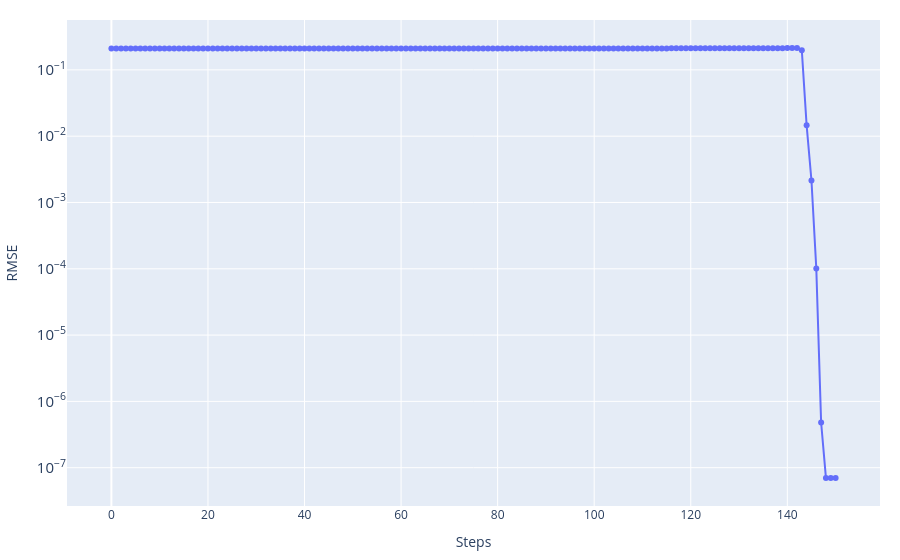
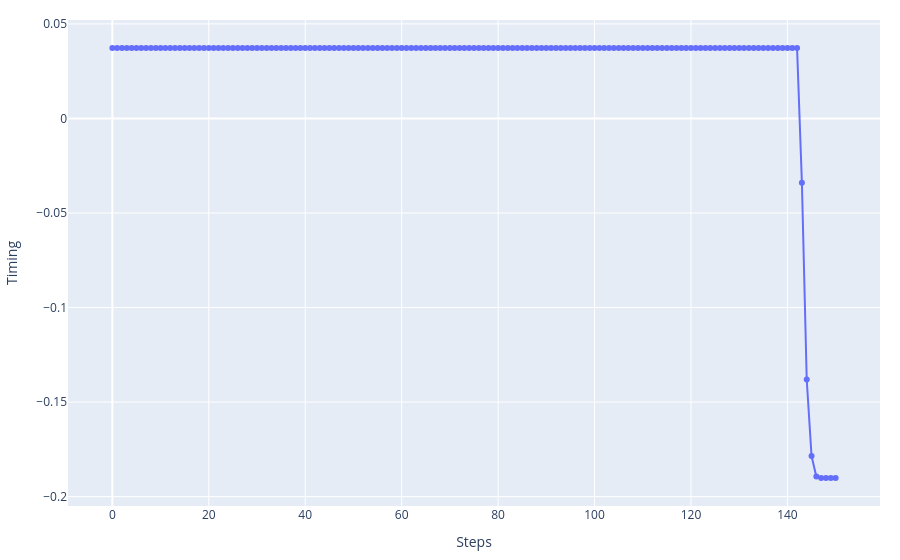
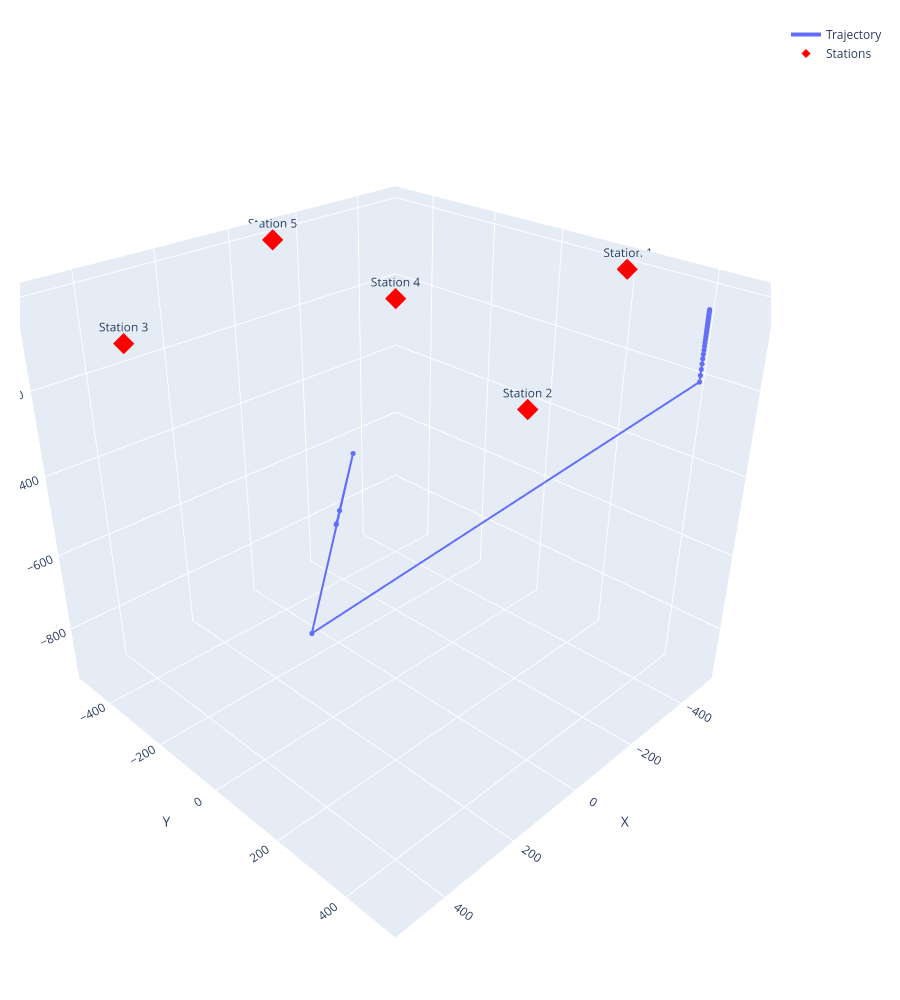

The cell these charts' notebook holds for them, in order:
### Code cell
event_best_LM, history_LM, cost_story_LM, misfit_fin_LM = Levenberg_Marquardt.Levenberg_Marquardt(
    stations=stations_norm,
    event_test=np.copy(event_ini),
    n_iteration=1_000,
    vp=vp)

print('Best fitt with:')
print(f'\t- RMSE = {misfit_fin_LM}')
print(f'\t- Event = {event_best_LM}')

_ = graphics.history_2d(cost_story_LM, 'RMSE', log_y=True)
_ = graphics.history_2d(history_LM[:, 3], 'Timing')
_ = graphics.history_3d(history_LM[:, :3], stations_norm)

### Figure 1 — Plotly figure (JSON) as saved in the notebook; plotly's stock layout.template omitted (floating-point values rounded to 4 significant figures; data arrays with more than 128 entries replaced by an {"elided": "..."} marker saying what was removed)
{"data": [{"mode": "lines+markers", "name": "RMSE", "type": "scatter", "x": {"elided": "151 int values"}, "y": {"elided": "151 float values"}}], "layout": {"hovermode": "x unified", "margin": {"b": 20, "l": 20, "r": 20, "t": 20}, "title": {}, "xaxis": {"showgrid": true, "title": {"text": "Steps"}}, "yaxis": {"exponentformat": "power", "showgrid": true, "title": {"text": "RMSE"}, "type": "log"}}}

### Figure 2 — Plotly figure (JSON) as saved in the notebook; plotly's stock layout.template omitted (floating-point values rounded to 4 significant figures; data arrays with more than 128 entries replaced by an {"elided": "..."} marker saying what was removed)
{"data": [{"mode": "lines+markers", "name": "Timing", "type": "scatter", "x": {"elided": "151 int values"}, "y": {"elided": "151 float values"}}], "layout": {"hovermode": "x unified", "margin": {"b": 20, "l": 20, "r": 20, "t": 20}, "title": {}, "xaxis": {"showgrid": true, "title": {"text": "Steps"}}, "yaxis": {"exponentformat": "power", "showgrid": true, "title": {"text": "Timing"}, "type": "linear"}}}

### Figure 3 — Plotly figure (JSON) as saved in the notebook; plotly's stock layout.template omitted (floating-point values rounded to 4 significant figures; data arrays with more than 128 entries replaced by an {"elided": "..."} marker saying what was removed)
{"data": [{"customdata": {"elided": "151 str values"}, "hovertemplate": "<b>Step %{customdata}</b><br>X: %{x:.2f}<br>Y: %{y:.2f}<br>Z: %{z:.2f}<extra></extra>", "line": {"width": 4}, "marker": {"size": 3}, "mode": "lines+markers", "name": "Trajectory", "type": "scatter3d", "x": {"elided": "151 float values"}, "y": {"elided": "151 float values"}, "z": {"elided": "151 float values"}}, {"hovertemplate": "<b>%{text}</b><br>X: %{x:.2f}<br>Y: %{y:.2f}<br>Z: %{z:.2f}<extra></extra>", "marker": {"color": "red", "size": 7, "symbol": "diamond"}, "mode": "markers+text", "name": "Stations", "text": ["Station 1", "Station 2", "Station 3", "Station 4", "Station 5"], "textposition": "top center", "type": "scatter3d", "x": [-500.0, 200.0, 500.0, 0.0, -100.0], "y": [200.0, 500.0, -200.0, 0.0, -500.0], "z": [-10.0, -10.0, -10.0, 0.0, -10.0]}], "layout": {"height": 1000, "margin": {"b": 20, "l": 20, "r": 20, "t": 20}, "scene": {"aspectmode": "data", "camera": {"eye": {"x": 1.5, "y": 1.5, "z": 1.2}}, "xaxis": {"showgrid": true, "title": {"text": "X"}}, "yaxis": {"showgrid": true, "title": {"text": "Y"}}, "zaxis": {"showgrid": true, "title": {"text": "Z"}}}, "title": {}}}
